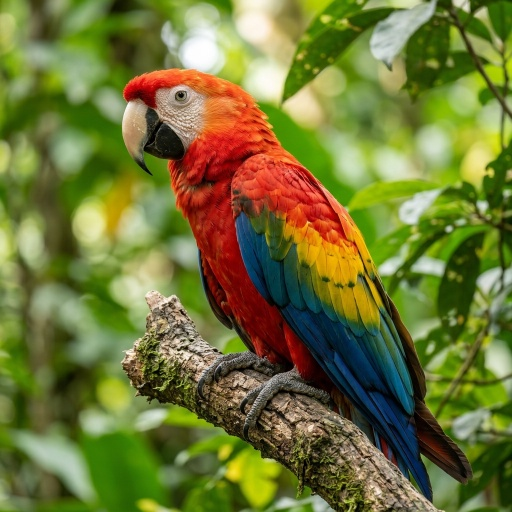
#> input picture public/roji/sample.jpeg, 512 x 512 px
$ python smoothing_filters.py
#> lines starting #> are read from the running program, lines starting #| are printed output that depends on the picture
# Question 16: Apply smoothing filters (mean, Gaussian)
import cv2
import matplotlib.pyplot as plt

# Read the image
image = cv2.imread("sample.jpeg")  # Replace with your image path
#> image is the input picture: shape (512, 512, 3); mean B, G, R 54.9, 117.7, 112.9

# Convert BGR to RGB (for displaying with matplotlib)
image_rgb = cv2.cvtColor(image, cv2.COLOR_BGR2RGB)

# -----------------------------
# Mean (Average) Filter
# -----------------------------
mean_filtered = cv2.blur(image_rgb, (5, 5))
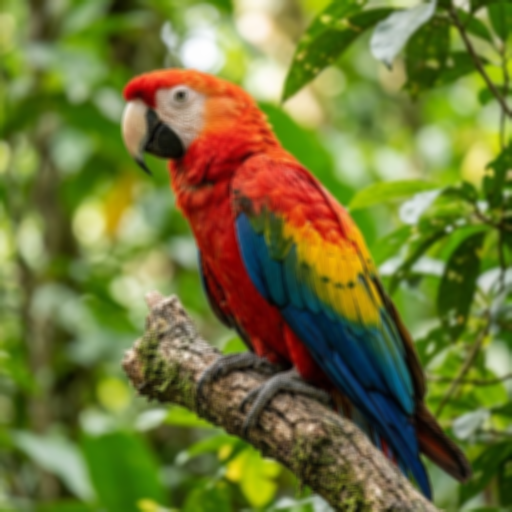
#> mean_filtered: shape (512, 512, 3); mean R, G, B 112.9, 117.7, 54.9
# or
# mean_filtered = cv2.boxFilter(image_rgb, -1, (5,5))

# -----------------------------
# Gaussian Filter
# -----------------------------
gaussian_filtered = cv2.GaussianBlur(image_rgb, (5, 5), 0)

# -----------------------------
# Display Results
# -----------------------------
plt.figure(figsize=(15, 5))

plt.subplot(1, 3, 1)
plt.imshow(image_rgb)
plt.title("Original Image")
plt.axis("off")

plt.subplot(1, 3, 2)
plt.imshow(mean_filtered)
plt.title("Mean Filter")
plt.axis("off")

plt.subplot(1, 3, 3)
plt.imshow(gaussian_filtered)
plt.title("Gaussian Filter")
plt.axis("off")

plt.tight_layout()
plt.show()
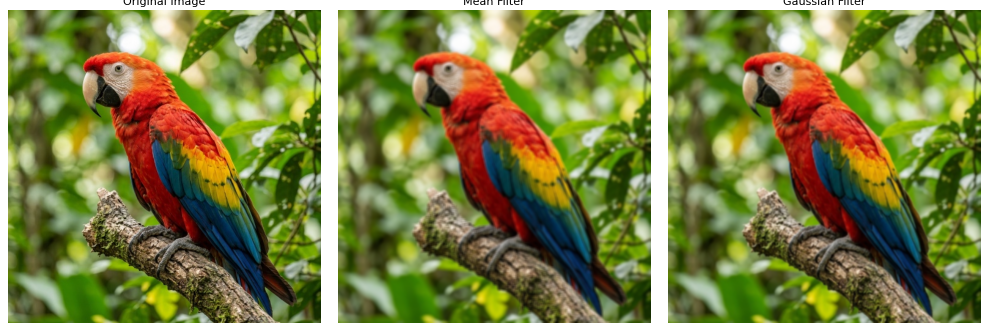
#> figure drawn by matplotlib, 3 panels

$ run again, with public/roji/image1.jpg copied over public/roji/sample.jpeg
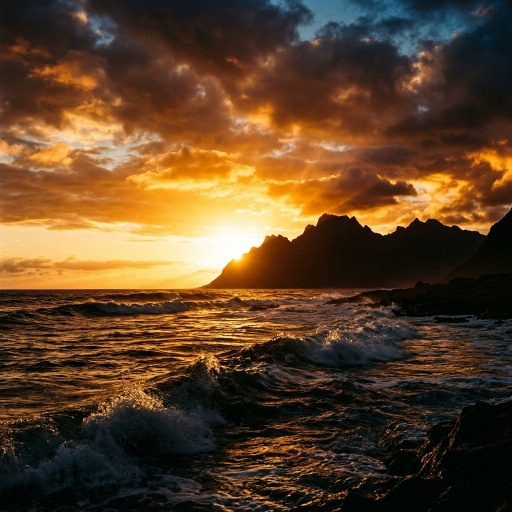
#> input picture public/roji/image1.jpg, 512 x 512 px
#> image is the input picture: shape (512, 512, 3); mean B, G, R 39.2, 66, 93.1
#> `mean_filtered = cv2.blur(image_rgb, (5, 5))`:
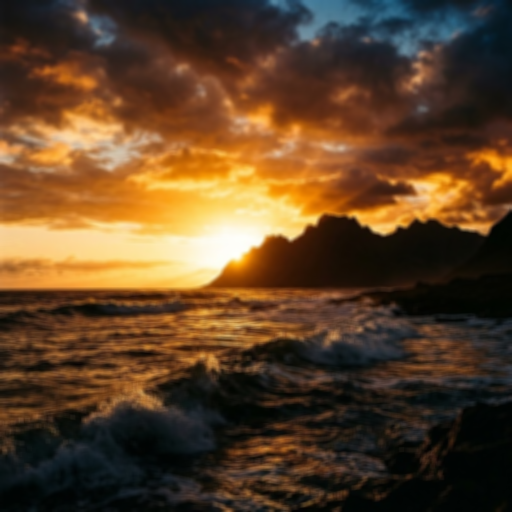
#> mean_filtered: shape (512, 512, 3); mean R, G, B 93.1, 66, 39.2
#> `plt.show()`:
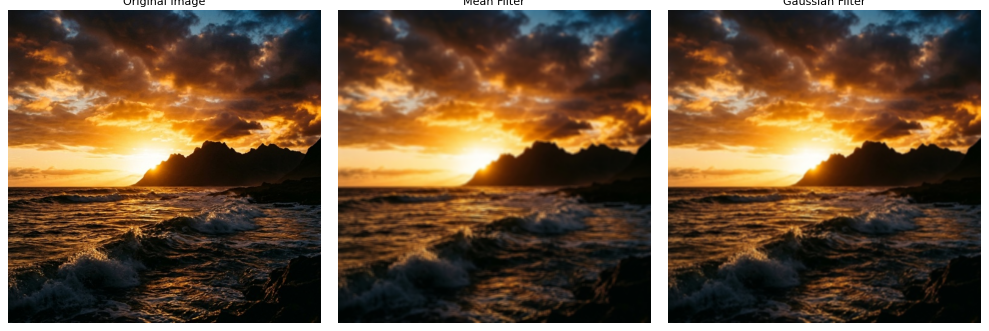
#> figure drawn by matplotlib, 3 panels
